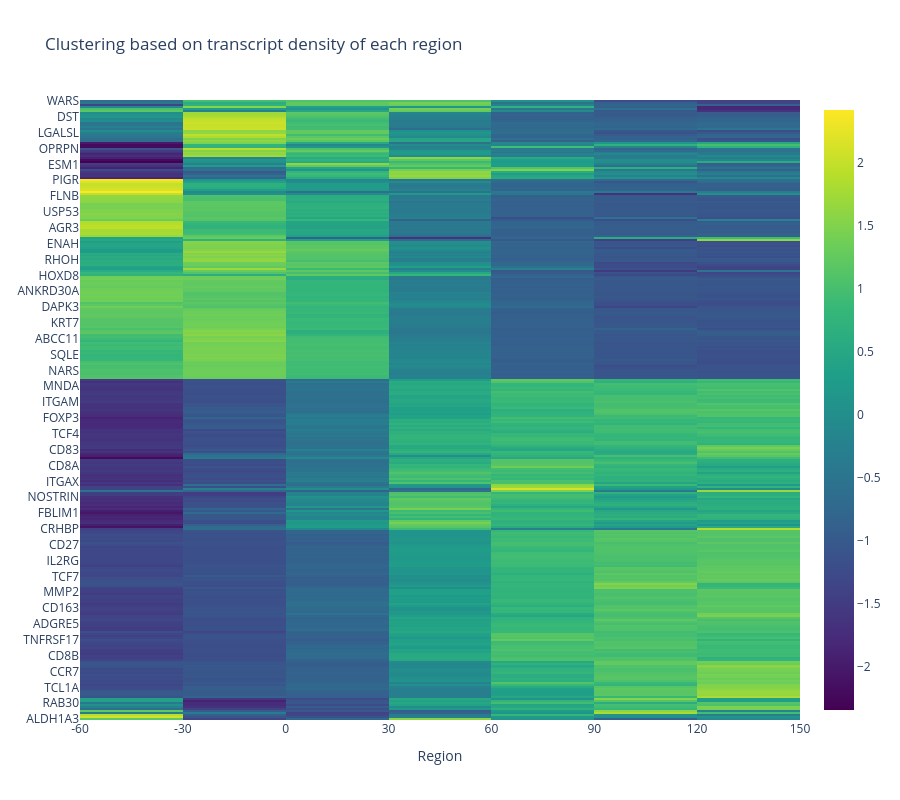

The code cell stored with this chart in its notebook:
### Markdown cell above
## 4. Distance-based gene clustering

### Code cell
# all region
sk.pl.clustering_heatmap(grid, std=True)

### Figure 1 — Plotly figure (JSON) as saved in the notebook; plotly's stock layout.template omitted (floating-point values rounded to 4 significant figures; data arrays with more than 128 entries replaced by an {"elided": "..."} marker saying what was removed)
{"data": [{"colorscale": [[0.0, "#440154"], [0.1111, "#482878"], [0.2222, "#3e4989"], [0.3333, "#31688e"], [0.4444, "#26828e"], [0.5556, "#1f9e89"], [0.6667, "#35b779"], [0.7778, "#6ece58"], [0.8889, "#b5de2b"], [1.0, "#fde725"]], "hoverinfo": "text", "text": {"elided": "313x7 str values"}, "type": "heatmap", "x": [-60, -30, 0, 30, 60, 90, 120, 150], "y": {"elided": "313 str values"}, "z": {"elided": "313x7 float values"}}], "layout": {"height": 800, "title": {"text": "Clustering based on transcript density of each region"}, "xaxis": {"fixedrange": true, "ticktext": [-60, -30, 0, 30, 60, 90, 120, 150], "tickvals": [-60, -30, 0, 30, 60, 90, 120, 150], "title": {"text": "Region"}}}}
